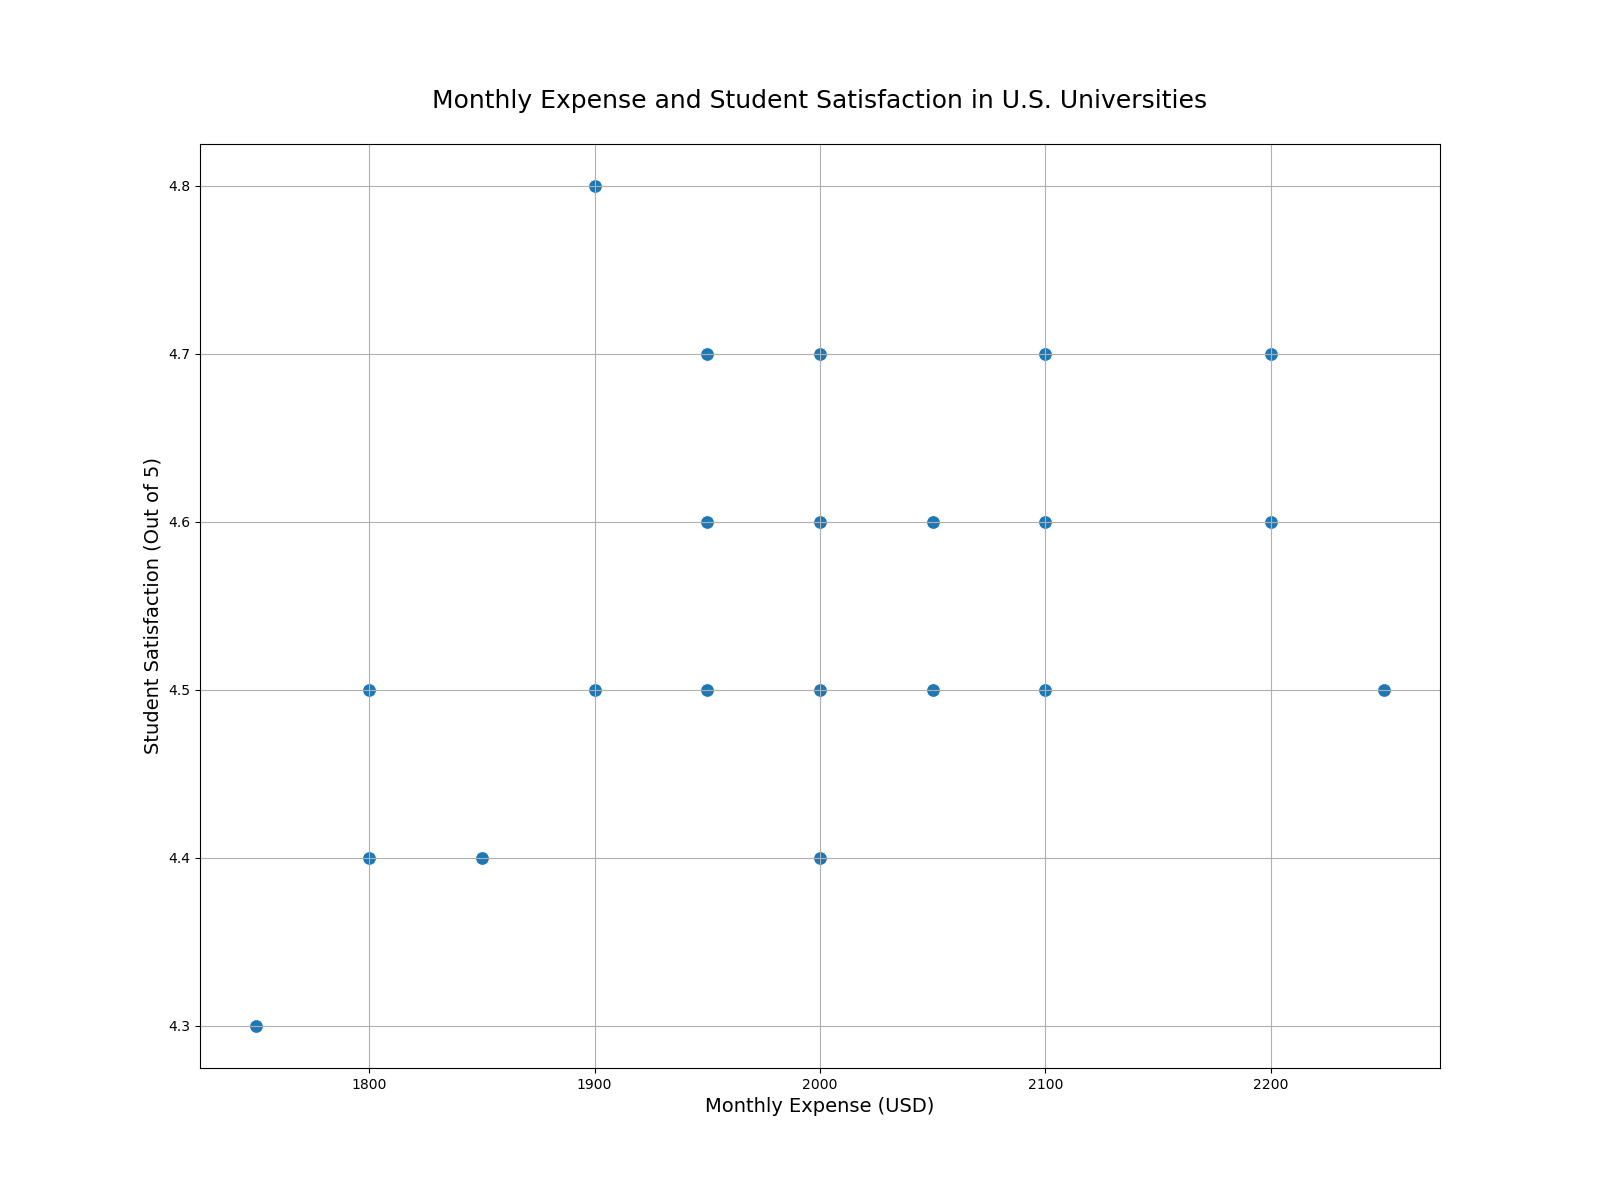

The Python source for this figure:

import pandas as pd
import seaborn as sb
import matplotlib.pyplot as plt 

# Data points
data = {
    'University': ['Harvard', 'Stanford', 'MIT', 'Caltech', 'Princeton', 'Yale', 'Columbia', 'UChicago', 'UPenn', 'Brown', 
                   'Cornell', 'Duke', 'Northwestern', 'Johns_Hopkins', 'Dartmouth', 'Vanderbilt', 'Rice', 'Notre_Dame', 
                   'WashU', 'Georgetown', 'UC_Berkeley', 'UCLA', 'Michigan', 'UVA', 'UNC', 'Boston_College', 'Emory', 
                   'USC', 'NYU', 'Carnegie_Mellon'],
    'Monthly_Expense': [2000, 2100, 1900, 1800, 2200, 2050, 1950, 2000, 2100, 1850, 1950, 2000, 2050, 1900, 1800, 1950, 
                        2050, 1850, 2000, 2100, 1750, 1800, 1900, 1850, 1950, 2000, 2100, 2200, 2250, 1950],
    'Student_Satisfaction': [4.7, 4.6, 4.8, 4.5, 4.7, 4.6, 4.7, 4.5, 4.7, 4.4, 4.6, 4.5, 4.6, 4.5, 4.4, 4.6, 4.5, 4.4, 
                             4.6, 4.5, 4.3, 4.4, 4.5, 4.4, 4.5, 4.4, 4.5, 4.6, 4.5, 4.6]
}

# Create DataFrame
df = pd.DataFrame(data)

# Set up the matplotlib figure
plt.figure(figsize=(16, 12))

# Draw a seaborn scatter plot
sb.scatterplot(data=df, x="Monthly_Expense", y="Student_Satisfaction", palette=['#1f77b4', '#ff7f0e'], s=100)

# Additional customizations
plt.title('Monthly Expense and Student Satisfaction in U.S. Universities', fontsize=18, y=1.03)
plt.xlabel('Monthly Expense (USD)', fontsize=14)
plt.ylabel('Student Satisfaction (Out of 5)', fontsize=14)
plt.grid(True)

# Show the plot
plt.show()
